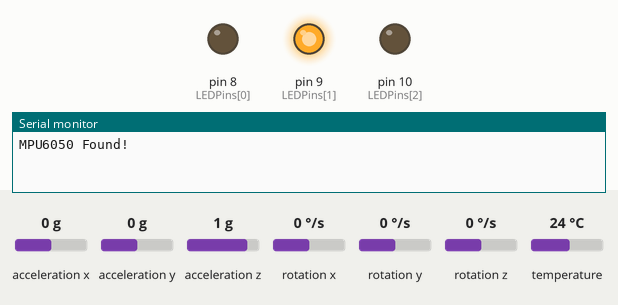
The sketch below on a simulated Arduino Uno, built with avr-gcc and run on an emulated ATmega328P. On the bench: output pins drawn as LEDs (lit = HIGH), the last lines printed to the serial monitor. Inputs (shaded band) come from the test bench; at power-on: acceleration x 0 g, acceleration y 0 g, acceleration z 1 g, rotation x 0 °/s, rotation y 0 °/s, rotation z 0 °/s, temperature 24 °C.

Above: at 1.8 s.
1.9 s: acceleration x set to -0.7 g
3.4 s: acceleration x set to -1 g
At 4.0 s:
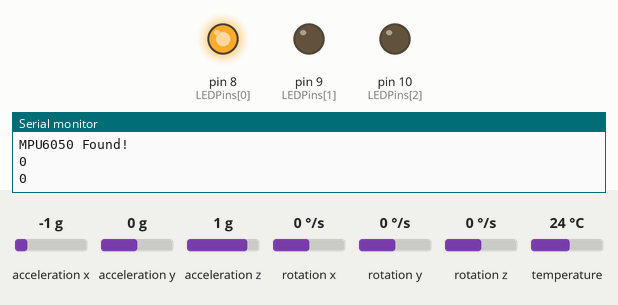
5.2 s: acceleration x set to 0.7 g
6.7 s: acceleration x set to 1 g
At 7.4 s:
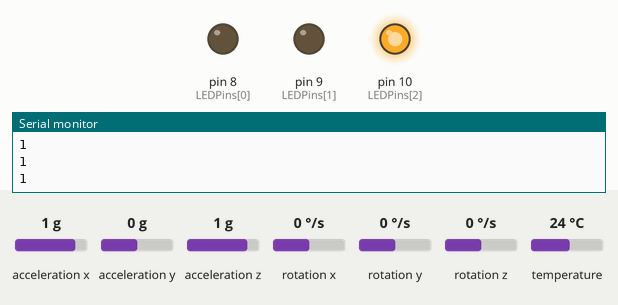
8.6 s: acceleration x set to -1.4 g
At 9.4 s:
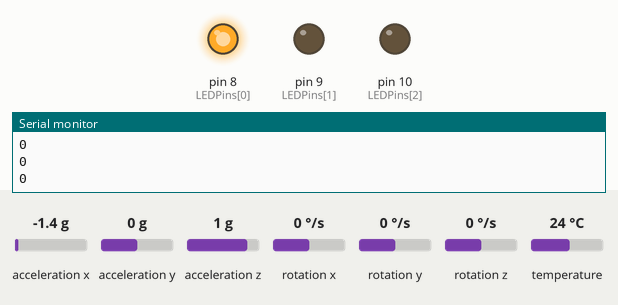
10.6 s: acceleration x set to 1.4 g
At 11.9 s:
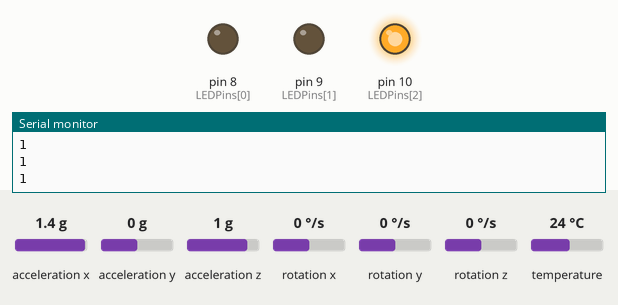
Timing chart, 0 to 13.4 s (numbered marks = the images above; inputs shaded):
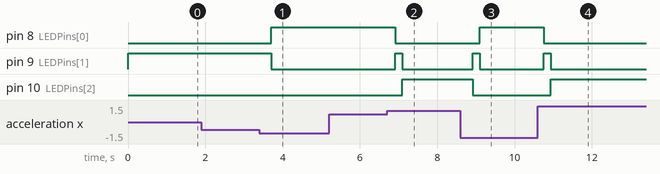

Measured:
- the behaviour switches between -0.8 and -0.9 g on acceleration x (found by bisection; images 0 and 1)
- the behaviour switches between 0.8 and 0.9 g on acceleration x (found by bisection; images 1 and 2)
- after the input at 1.9 s, every drawn part: stays the same
- after the input at 3.4 s, pin 8 (LEDPins[0]): LOW → HIGH after 0.30 s; pin 9 (LEDPins[1]): HIGH → LOW after 0.30 s
- after the input at 6.7 s, pin 8 (LEDPins[0]): HIGH → LOW after 0.21 s; pin 9 (LEDPins[1]): LOW → HIGH after 0.21 s, → LOW 0.18 s later; pin 10 (LEDPins[2]): LOW → HIGH after 0.39 s
- after the input at 8.6 s, pin 8 (LEDPins[0]): LOW → HIGH after 0.51 s; pin 9 (LEDPins[1]): LOW → HIGH after 0.32 s, → LOW 0.18 s later; pin 10 (LEDPins[2]): HIGH → LOW after 0.32 s
- after the input at 10.6 s, pin 8 (LEDPins[0]): HIGH → LOW after 0.15 s; pin 9 (LEDPins[1]): LOW → HIGH after 0.15 s, → LOW 0.18 s later; pin 10 (LEDPins[2]): LOW → HIGH after 0.34 s

The sketch:

midterm.ino
```cpp
#include <Adafruit_MPU6050.h>
#include <Adafruit_Sensor.h>
#include <Wire.h>

#define LEFT_TILT 0
#define RIGHT_TILT 1

// The threshold value to overcome to be registered as a tilt
float tiltThreshold = 0.8;

// Int to store the number of LEDs
int numLED = 3;

// Array to store LED pin values
int LEDPins[] = {8, 9, 10};

// Int to store current LED index into array
int currentLED = 1;

// Create an object  from the Adafruit library to manage the mpu
Adafruit_MPU6050 mpu;

// The last time we got values from the MPU 6050
float lastReadTime;

// How many times do we want to read the accelerometer when calculating our calibration values
int numberCalibrationReads = 200;

// Our offset x and y values for the accelerometer that are calculated in setup
// Used for calibration and to remove wiggle
float accelerometerOffsetX = 0;
float accelerometerOffsetY = 0;

// Our offset x and y values for the gyroscope that are calculated in setup
// Used for calibration and to remove wiggle
float gyroscopeOffsetX = 0;
float gyroscopeOffsetY = 0;
float gyroscopeOffsetZ = 0;

// The calculated roll (i.e., x axis rotation) value using accelerometer and gyroscope data
float roll = 0;

// The calculated pitch (i.e., y axis rotation) value using accelerometer and gyroscope data
float pitch = 0;

// The calculated roll (i.e., z axis rotation) value using accelerometer and gyroscope data
float yaw = 0;

// ********************************************************************************
// ************************************ Set Up ************************************
// ********************************************************************************
void setup(void) {
	Serial.begin(9600);

	// Try to initialize
	if (!mpu.begin()) {
		Serial.println("Failed to find MPU6050 chip");
		while (1) {
		  delay(10);
		}
	}
	Serial.println("MPU6050 Found!");

	// Set the accelerometer range on the MPU 6050
  // This is the range of forces the accelerometer can measure
  // The smaller the range, the more sensitive the readings will be
  // Available ranges are:
  //   +/- 2G
  //   +/- 4G
  //   +/- 8G
  //   +/- 16G
  mpu.setAccelerometerRange(MPU6050_RANGE_4_G);

	// Set the gyroscope range on the MPU 6050
  // This is the degrees of rotation per second the gyroscope can measure
  // The smaller the range, the more sensitive the readings will be
  // Available ranges are:
  //   +/- 250 degrees per second
  //   +/- 500 degrees per second
  //   +/- 1000 degrees per second
  //   +/- 2000 degrees per second
  mpu.setGyroRange(MPU6050_RANGE_250_DEG);

	// Set filter bandwidth to 21 Hz
	mpu.setFilterBandwidth(MPU6050_BAND_21_HZ);

  // Set up the LEDS
  for (int i = 0; i < numLED; ++i) {
     pinMode(LEDPins[i], OUTPUT);
  }

  // Start with the middle LED on
  digitalWrite(LEDPins[currentLED], HIGH);

  // Calculate our resting values (i.e., offsets) for the accelerometer and gyroscope
  calculateIMUOffset();

  // Now that we have read from the MPU 6050 for calcualting offsets, store the current time as our last read time
  lastReadTime = millis();

	delay(100);
}

// ********************************************************************************
// ************************************ Loop ************************************
// ********************************************************************************
void loop() {
  // Variables to store the sensor values from our MPU 6050
  sensors_event_t a, g, temp;

  // Reads the accelerometer, gyroscope, and temperature sensor values from the MPU 6050
  mpu.getEvent(&a, &g, &temp);

  // Now calculate how much time has elapsed in seconds since our last read from the MPU 6050
  float elapsedTimeSeconds = (millis() - lastReadTime) / 1000;

  // Update the lastReadTime to now since we just read from the MPU 6050
  lastReadTime = millis();

  // Calculate the x (roll) and y (pitch) orientation angles from the accelerometer data
  float accelerometerAngleX = (atan(a.acceleration.y / sqrt(pow(a.acceleration.x, 2) + pow(a.acceleration.z, 2))) * 180 / PI) - accelerometerOffsetX;
  float accelerometerAngleY = (atan(-1 * a.acceleration.x / sqrt(pow(a.acceleration.y, 2) + pow(a.acceleration.z, 2))) * 180 / PI) - accelerometerOffsetY;

  // Calculate the calibrated gyroscope x, y, and z angles using the offset values we calculated in calculateIMUOffset()
  float gyroscopeAngleX = g.gyro.x - gyroscopeOffsetX;
  float gyroscopeAngleY = g.gyro.y - gyroscopeOffsetY;
  float gyroscopeAngleZ = g.gyro.z - gyroscopeOffsetZ;

  // Currently the raw values are in radians per second, so we need to multiply by sendonds to get the angle in radians
  gyroscopeAngleX *= elapsedTimeSeconds;
  gyroscopeAngleY *= elapsedTimeSeconds;

  // Combine acceleromter and gyroscope angle values using what is called a "complementary filter" to calculate current roll and pitch
  roll = -(0.96 * gyroscopeAngleX + 0.04 * accelerometerAngleX) / 2;
  pitch = (0.96 * gyroscopeAngleY + 0.04 * accelerometerAngleY) / 2;

  // We need another sensor that isn't on the MPU 6050 in order to calculate yaw the same way
  // So instead we are just using an approximation by adding the gyroscope z value every loop
  // This works because gyroscopes measure rotational velocity (i.e., rate of change of the angular position over time)
  // So we can just add up these changes over time to estimate where the z orientation is
  yaw += gyroscopeAngleZ * elapsedTimeSeconds;

  // Send the roll (x), pitch (y), and yaw(z) values over serial
  // Serial.print("Roll: ");
  // Serial.print(roll);
  // Serial.print(", ");
  // Serial.print("Pitch: ");
  // Serial.print(pitch);
  // Serial.print(", ");
  // Serial.print("Yaw: ");
  // Serial.println(yaw);

  // Wait a fair amount of time before reading again, e.g., 100ms or more
  // If we read too frequently then everything will wobble as the components in the accelerometer are still in flux
  delay(150);

  // Detect a left tilt
  if (pitch > tiltThreshold) {
    Serial.println(LEFT_TILT);
    // If not ready at the leftmost place
    if (currentLED != 0) {
      // Turn off current LED
      digitalWrite(LEDPins[currentLED], LOW);
      // Decrement LED index
      --currentLED;
      // Turn on updated LED
      digitalWrite(LEDPins[currentLED], HIGH);
    }
    delay(30);
  }

  // Detect a right tilt
  if (pitch < (-tiltThreshold)) {
    Serial.println(RIGHT_TILT);
    // If not ready at the rightmost place
    if (currentLED != 2) {
      // Turn off current LED
      digitalWrite(LEDPins[currentLED], LOW);
      // Increment LED index
      ++currentLED;
      // Turn on updated LED
      digitalWrite(LEDPins[currentLED], HIGH);
    }
    delay(30);
  }
}

// This function will help calibrate our sensor reads to account for what the average accelerometer and gyroscope values are when it is sitting still
// Call during setup to calculate the accelerometer and gyroscope offsets
// NOTE: make sure to place the IMU flat in order to get the proper calibration offset values
void calculateIMUOffset() {
  // Variables to store the sensor values from our MPU 6050
  sensors_event_t a, g, temp;

  // Perform numberCalibrationReads from the MPU 6050 and add up the values from each read
  for(int i = 0; i < numberCalibrationReads; i++) {
    // Reads the accelerometer, gyroscope, and temperature sensor values from the MPU 6050
    mpu.getEvent(&a, &g, &temp);

    // Sum the accelerometer readings
    accelerometerOffsetX += ((atan((a.acceleration.y) / sqrt(pow((a.acceleration.x), 2) + pow((a.acceleration.z), 2))) * 180 / PI));
    accelerometerOffsetY += ((atan(-1 * (a.acceleration.x) / sqrt(pow((a.acceleration.y), 2) + pow((a.acceleration.z), 2))) * 180 / PI));

    // Sum the gyroscope readings
    gyroscopeOffsetX += (g.gyro.x);
    gyroscopeOffsetY += (g.gyro.y);
    gyroscopeOffsetZ += (g.gyro.z);
  }

  //Divide the sum total of each offset value by numberCalibrationReads to get the average offset value
  accelerometerOffsetX /= numberCalibrationReads;
  accelerometerOffsetY /= numberCalibrationReads;
  gyroscopeOffsetX /= numberCalibrationReads;
  gyroscopeOffsetY /= numberCalibrationReads;
  gyroscopeOffsetZ /= numberCalibrationReads ;

  // Uncomment the code below to print the offset calibration values to the Serial Monitor
  /*Serial.print("Accelerometer Offset X: ");
  Serial.println(accelerometerOffsetX);
  Serial.print("Accelerometer Offset Y: ");
  Serial.println(accelerometerOffsetY);
  Serial.print("Gyroscope Offset X: ");
  Serial.println(gyroscopeOffsetX);
  Serial.print("Gyroscope Offset Y: ");
  Serial.println(gyroscopeOffsetY);
  Serial.print("Gyroscope Offset Z: ");
  Serial.println(gyroscopeOffsetZ);*/
}
```
